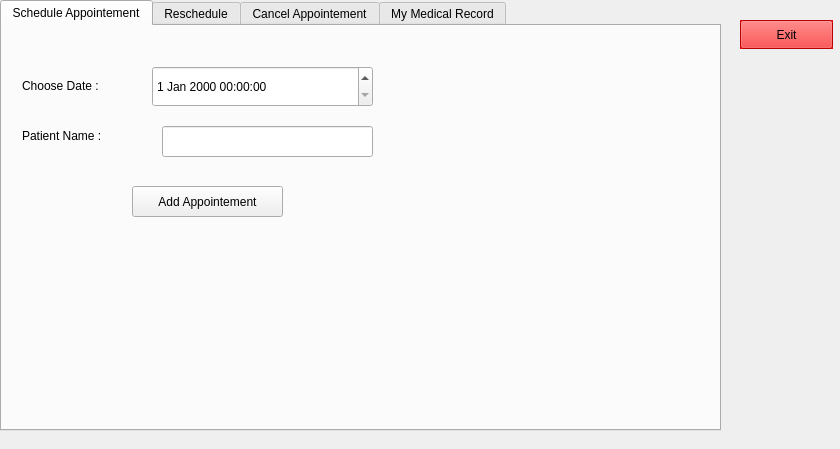
<?xml version="1.0" encoding="UTF-8"?>
<ui version="4.0">
 <class>user</class>
 <widget class="QWidget" name="user">
  <property name="geometry">
   <rect>
    <x>0</x>
    <y>0</y>
    <width>840</width>
    <height>449</height>
   </rect>
  </property>
  <property name="windowTitle">
   <string>Form</string>
  </property>
  <widget class="QLabel" name="bglabel">
   <property name="geometry">
    <rect>
     <x>0</x>
     <y>0</y>
     <width>831</width>
     <height>481</height>
    </rect>
   </property>
   <property name="text">
    <string/>
   </property>
  </widget>
  <widget class="QTabWidget" name="tabWidget">
   <property name="geometry">
    <rect>
     <x>0</x>
     <y>0</y>
     <width>721</width>
     <height>431</height>
    </rect>
   </property>
   <property name="currentIndex">
    <number>0</number>
   </property>
   <widget class="QWidget" name="tab">
    <attribute name="title">
     <string>Schedule Appointement</string>
    </attribute>
    <widget class="QDateTimeEdit" name="dateTimeEdit">
     <property name="geometry">
      <rect>
       <x>150</x>
       <y>40</y>
       <width>221</width>
       <height>41</height>
      </rect>
     </property>
    </widget>
    <widget class="QLabel" name="label">
     <property name="geometry">
      <rect>
       <x>20</x>
       <y>50</y>
       <width>101</width>
       <height>20</height>
      </rect>
     </property>
     <property name="text">
      <string>Choose Date :</string>
     </property>
    </widget>
    <widget class="QLabel" name="label_3">
     <property name="geometry">
      <rect>
       <x>20</x>
       <y>100</y>
       <width>111</width>
       <height>20</height>
      </rect>
     </property>
     <property name="text">
      <string>Patient Name : </string>
     </property>
    </widget>
    <widget class="QLineEdit" name="patientname">
     <property name="geometry">
      <rect>
       <x>160</x>
       <y>100</y>
       <width>211</width>
       <height>31</height>
      </rect>
     </property>
    </widget>
    <widget class="QPushButton" name="addappointementbutton">
     <property name="geometry">
      <rect>
       <x>130</x>
       <y>160</y>
       <width>151</width>
       <height>31</height>
      </rect>
     </property>
     <property name="text">
      <string>Add Appointement</string>
     </property>
    </widget>
   </widget>
   <widget class="QWidget" name="tab_2">
    <attribute name="title">
     <string>Reschedule</string>
    </attribute>
    <widget class="QPushButton" name="resechedulebuttom">
     <property name="geometry">
      <rect>
       <x>150</x>
       <y>150</y>
       <width>151</width>
       <height>31</height>
      </rect>
     </property>
     <property name="text">
      <string>Resechedule</string>
     </property>
    </widget>
    <widget class="QLabel" name="label_4">
     <property name="geometry">
      <rect>
       <x>40</x>
       <y>90</y>
       <width>111</width>
       <height>20</height>
      </rect>
     </property>
     <property name="text">
      <string>Patient Name : </string>
     </property>
    </widget>
    <widget class="QLabel" name="label_5">
     <property name="geometry">
      <rect>
       <x>40</x>
       <y>40</y>
       <width>101</width>
       <height>20</height>
      </rect>
     </property>
     <property name="text">
      <string>Choose Date :</string>
     </property>
    </widget>
    <widget class="QLineEdit" name="patientname2">
     <property name="geometry">
      <rect>
       <x>180</x>
       <y>90</y>
       <width>211</width>
       <height>31</height>
      </rect>
     </property>
     <property name="text">
      <string/>
     </property>
    </widget>
    <widget class="QDateTimeEdit" name="dateTimeEdit_3">
     <property name="geometry">
      <rect>
       <x>170</x>
       <y>30</y>
       <width>221</width>
       <height>41</height>
      </rect>
     </property>
    </widget>
   </widget>
   <widget class="QWidget" name="tab_3">
    <attribute name="title">
     <string>Cancel Appointement</string>
    </attribute>
    <widget class="QPushButton" name="cancelappointementbutton">
     <property name="geometry">
      <rect>
       <x>150</x>
       <y>110</y>
       <width>221</width>
       <height>31</height>
      </rect>
     </property>
     <property name="text">
      <string>Cancel Appointement</string>
     </property>
    </widget>
    <widget class="QLabel" name="label_6">
     <property name="geometry">
      <rect>
       <x>50</x>
       <y>50</y>
       <width>111</width>
       <height>20</height>
      </rect>
     </property>
     <property name="text">
      <string>Patient Name : </string>
     </property>
    </widget>
    <widget class="QLineEdit" name="patientname3">
     <property name="geometry">
      <rect>
       <x>180</x>
       <y>50</y>
       <width>211</width>
       <height>31</height>
      </rect>
     </property>
    </widget>
   </widget>
   <widget class="QWidget" name="tab_4">
    <attribute name="title">
     <string>My Medical Record</string>
    </attribute>
    <widget class="QLineEdit" name="patientname4">
     <property name="geometry">
      <rect>
       <x>180</x>
       <y>30</y>
       <width>211</width>
       <height>31</height>
      </rect>
     </property>
     <property name="text">
      <string/>
     </property>
    </widget>
    <widget class="QLabel" name="label_7">
     <property name="geometry">
      <rect>
       <x>50</x>
       <y>30</y>
       <width>111</width>
       <height>20</height>
      </rect>
     </property>
     <property name="text">
      <string>Patient Name : </string>
     </property>
    </widget>
    <widget class="QPushButton" name="showrecord">
     <property name="geometry">
      <rect>
       <x>150</x>
       <y>90</y>
       <width>221</width>
       <height>31</height>
      </rect>
     </property>
     <property name="text">
      <string>Show Record</string>
     </property>
    </widget>
    <widget class="QLabel" name="recordlabel">
     <property name="geometry">
      <rect>
       <x>80</x>
       <y>140</y>
       <width>501</width>
       <height>191</height>
      </rect>
     </property>
     <property name="text">
      <string>Record:</string>
     </property>
    </widget>
   </widget>
  </widget>
  <widget class="QPushButton" name="pushButton">
   <property name="geometry">
    <rect>
     <x>740</x>
     <y>20</y>
     <width>93</width>
     <height>29</height>
    </rect>
   </property>
   <property name="palette">
    <palette>
     <active>
      <colorrole role="WindowText">
       <brush brushstyle="SolidPattern">
        <color alpha="255">
         <red>0</red>
         <green>0</green>
         <blue>0</blue>
        </color>
       </brush>
      </colorrole>
      <colorrole role="Button">
       <brush brushstyle="SolidPattern">
        <color alpha="255">
         <red>255</red>
         <green>0</green>
         <blue>0</blue>
        </color>
       </brush>
      </colorrole>
      <colorrole role="Light">
       <brush brushstyle="SolidPattern">
        <color alpha="255">
         <red>255</red>
         <green>127</green>
         <blue>127</blue>
        </color>
       </brush>
      </colorrole>
      <colorrole role="Midlight">
       <brush brushstyle="SolidPattern">
        <color alpha="255">
         <red>255</red>
         <green>63</green>
         <blue>63</blue>
        </color>
       </brush>
      </colorrole>
      <colorrole role="Dark">
       <brush brushstyle="SolidPattern">
        <color alpha="255">
         <red>127</red>
         <green>0</green>
         <blue>0</blue>
        </color>
       </brush>
      </colorrole>
      <colorrole role="Mid">
       <brush brushstyle="SolidPattern">
        <color alpha="255">
         <red>170</red>
         <green>0</green>
         <blue>0</blue>
        </color>
       </brush>
      </colorrole>
      <colorrole role="Text">
       <brush brushstyle="SolidPattern">
        <color alpha="255">
         <red>0</red>
         <green>0</green>
         <blue>0</blue>
        </color>
       </brush>
      </colorrole>
      <colorrole role="BrightText">
       <brush brushstyle="SolidPattern">
        <color alpha="255">
         <red>255</red>
         <green>255</green>
         <blue>255</blue>
        </color>
       </brush>
      </colorrole>
      <colorrole role="ButtonText">
       <brush brushstyle="SolidPattern">
        <color alpha="255">
         <red>0</red>
         <green>0</green>
         <blue>0</blue>
        </color>
       </brush>
      </colorrole>
      <colorrole role="Base">
       <brush brushstyle="SolidPattern">
        <color alpha="255">
         <red>255</red>
         <green>255</green>
         <blue>255</blue>
        </color>
       </brush>
      </colorrole>
      <colorrole role="Window">
       <brush brushstyle="SolidPattern">
        <color alpha="255">
         <red>255</red>
         <green>0</green>
         <blue>0</blue>
        </color>
       </brush>
      </colorrole>
      <colorrole role="Shadow">
       <brush brushstyle="SolidPattern">
        <color alpha="255">
         <red>0</red>
         <green>0</green>
         <blue>0</blue>
        </color>
       </brush>
      </colorrole>
      <colorrole role="AlternateBase">
       <brush brushstyle="SolidPattern">
        <color alpha="255">
         <red>255</red>
         <green>127</green>
         <blue>127</blue>
        </color>
       </brush>
      </colorrole>
      <colorrole role="ToolTipBase">
       <brush brushstyle="SolidPattern">
        <color alpha="255">
         <red>255</red>
         <green>255</green>
         <blue>220</blue>
        </color>
       </brush>
      </colorrole>
      <colorrole role="ToolTipText">
       <brush brushstyle="SolidPattern">
        <color alpha="255">
         <red>0</red>
         <green>0</green>
         <blue>0</blue>
        </color>
       </brush>
      </colorrole>
      <colorrole role="PlaceholderText">
       <brush brushstyle="SolidPattern">
        <color alpha="127">
         <red>0</red>
         <green>0</green>
         <blue>0</blue>
        </color>
       </brush>
      </colorrole>
      <colorrole role="Accent">
       <brush brushstyle="SolidPattern">
        <color alpha="255">
         <red>255</red>
         <green>255</green>
         <blue>255</blue>
        </color>
       </brush>
      </colorrole>
     </active>
     <inactive>
      <colorrole role="WindowText">
       <brush brushstyle="SolidPattern">
        <color alpha="255">
         <red>0</red>
         <green>0</green>
         <blue>0</blue>
        </color>
       </brush>
      </colorrole>
      <colorrole role="Button">
       <brush brushstyle="SolidPattern">
        <color alpha="255">
         <red>255</red>
         <green>0</green>
         <blue>0</blue>
        </color>
       </brush>
      </colorrole>
      <colorrole role="Light">
       <brush brushstyle="SolidPattern">
        <color alpha="255">
         <red>255</red>
         <green>127</green>
         <blue>127</blue>
        </color>
       </brush>
      </colorrole>
      <colorrole role="Midlight">
       <brush brushstyle="SolidPattern">
        <color alpha="255">
         <red>255</red>
         <green>63</green>
         <blue>63</blue>
        </color>
       </brush>
      </colorrole>
      <colorrole role="Dark">
       <brush brushstyle="SolidPattern">
        <color alpha="255">
         <red>127</red>
         <green>0</green>
         <blue>0</blue>
        </color>
       </brush>
      </colorrole>
      <colorrole role="Mid">
       <brush brushstyle="SolidPattern">
        <color alpha="255">
         <red>170</red>
         <green>0</green>
         <blue>0</blue>
        </color>
       </brush>
      </colorrole>
      <colorrole role="Text">
       <brush brushstyle="SolidPattern">
        <color alpha="255">
         <red>0</red>
         <green>0</green>
         <blue>0</blue>
        </color>
       </brush>
      </colorrole>
      <colorrole role="BrightText">
       <brush brushstyle="SolidPattern">
        <color alpha="255">
         <red>255</red>
         <green>255</green>
         <blue>255</blue>
        </color>
       </brush>
      </colorrole>
      <colorrole role="ButtonText">
       <brush brushstyle="SolidPattern">
        <color alpha="255">
         <red>0</red>
         <green>0</green>
         <blue>0</blue>
        </color>
       </brush>
      </colorrole>
      <colorrole role="Base">
       <brush brushstyle="SolidPattern">
        <color alpha="255">
         <red>255</red>
         <green>255</green>
         <blue>255</blue>
        </color>
       </brush>
      </colorrole>
      <colorrole role="Window">
       <brush brushstyle="SolidPattern">
        <color alpha="255">
         <red>255</red>
         <green>0</green>
         <blue>0</blue>
        </color>
       </brush>
      </colorrole>
      <colorrole role="Shadow">
       <brush brushstyle="SolidPattern">
        <color alpha="255">
         <red>0</red>
         <green>0</green>
         <blue>0</blue>
        </color>
       </brush>
      </colorrole>
      <colorrole role="AlternateBase">
       <brush brushstyle="SolidPattern">
        <color alpha="255">
         <red>255</red>
         <green>127</green>
         <blue>127</blue>
        </color>
       </brush>
      </colorrole>
      <colorrole role="ToolTipBase">
       <brush brushstyle="SolidPattern">
        <color alpha="255">
         <red>255</red>
         <green>255</green>
         <blue>220</blue>
        </color>
       </brush>
      </colorrole>
      <colorrole role="ToolTipText">
       <brush brushstyle="SolidPattern">
        <color alpha="255">
         <red>0</red>
         <green>0</green>
         <blue>0</blue>
        </color>
       </brush>
      </colorrole>
      <colorrole role="PlaceholderText">
       <brush brushstyle="SolidPattern">
        <color alpha="127">
         <red>0</red>
         <green>0</green>
         <blue>0</blue>
        </color>
       </brush>
      </colorrole>
      <colorrole role="Accent">
       <brush brushstyle="SolidPattern">
        <color alpha="255">
         <red>255</red>
         <green>255</green>
         <blue>255</blue>
        </color>
       </brush>
      </colorrole>
     </inactive>
     <disabled>
      <colorrole role="WindowText">
       <brush brushstyle="SolidPattern">
        <color alpha="255">
         <red>127</red>
         <green>0</green>
         <blue>0</blue>
        </color>
       </brush>
      </colorrole>
      <colorrole role="Button">
       <brush brushstyle="SolidPattern">
        <color alpha="255">
         <red>255</red>
         <green>0</green>
         <blue>0</blue>
        </color>
       </brush>
      </colorrole>
      <colorrole role="Light">
       <brush brushstyle="SolidPattern">
        <color alpha="255">
         <red>255</red>
         <green>127</green>
         <blue>127</blue>
        </color>
       </brush>
      </colorrole>
      <colorrole role="Midlight">
       <brush brushstyle="SolidPattern">
        <color alpha="255">
         <red>255</red>
         <green>63</green>
         <blue>63</blue>
        </color>
       </brush>
      </colorrole>
      <colorrole role="Dark">
       <brush brushstyle="SolidPattern">
        <color alpha="255">
         <red>127</red>
         <green>0</green>
         <blue>0</blue>
        </color>
       </brush>
      </colorrole>
      <colorrole role="Mid">
       <brush brushstyle="SolidPattern">
        <color alpha="255">
         <red>170</red>
         <green>0</green>
         <blue>0</blue>
        </color>
       </brush>
      </colorrole>
      <colorrole role="Text">
       <brush brushstyle="SolidPattern">
        <color alpha="255">
         <red>127</red>
         <green>0</green>
         <blue>0</blue>
        </color>
       </brush>
      </colorrole>
      <colorrole role="BrightText">
       <brush brushstyle="SolidPattern">
        <color alpha="255">
         <red>255</red>
         <green>255</green>
         <blue>255</blue>
        </color>
       </brush>
      </colorrole>
      <colorrole role="ButtonText">
       <brush brushstyle="SolidPattern">
        <color alpha="255">
         <red>127</red>
         <green>0</green>
         <blue>0</blue>
        </color>
       </brush>
      </colorrole>
      <colorrole role="Base">
       <brush brushstyle="SolidPattern">
        <color alpha="255">
         <red>255</red>
         <green>0</green>
         <blue>0</blue>
        </color>
       </brush>
      </colorrole>
      <colorrole role="Window">
       <brush brushstyle="SolidPattern">
        <color alpha="255">
         <red>255</red>
         <green>0</green>
         <blue>0</blue>
        </color>
       </brush>
      </colorrole>
      <colorrole role="Shadow">
       <brush brushstyle="SolidPattern">
        <color alpha="255">
         <red>0</red>
         <green>0</green>
         <blue>0</blue>
        </color>
       </brush>
      </colorrole>
      <colorrole role="AlternateBase">
       <brush brushstyle="SolidPattern">
        <color alpha="255">
         <red>255</red>
         <green>0</green>
         <blue>0</blue>
        </color>
       </brush>
      </colorrole>
      <colorrole role="ToolTipBase">
       <brush brushstyle="SolidPattern">
        <color alpha="255">
         <red>255</red>
         <green>255</green>
         <blue>220</blue>
        </color>
       </brush>
      </colorrole>
      <colorrole role="ToolTipText">
       <brush brushstyle="SolidPattern">
        <color alpha="255">
         <red>0</red>
         <green>0</green>
         <blue>0</blue>
        </color>
       </brush>
      </colorrole>
      <colorrole role="PlaceholderText">
       <brush brushstyle="SolidPattern">
        <color alpha="127">
         <red>127</red>
         <green>0</green>
         <blue>0</blue>
        </color>
       </brush>
      </colorrole>
      <colorrole role="Accent">
       <brush brushstyle="SolidPattern">
        <color alpha="255">
         <red>255</red>
         <green>76</green>
         <blue>76</blue>
        </color>
       </brush>
      </colorrole>
     </disabled>
    </palette>
   </property>
   <property name="autoFillBackground">
    <bool>true</bool>
   </property>
   <property name="text">
    <string>Exit</string>
   </property>
   <property name="icon">
    <iconset theme="application-exit"/>
   </property>
   <property name="checkable">
    <bool>false</bool>
   </property>
   <property name="autoDefault">
    <bool>false</bool>
   </property>
   <property name="default">
    <bool>false</bool>
   </property>
   <property name="flat">
    <bool>false</bool>
   </property>
  </widget>
 </widget>
 <resources/>
 <connections/>
</ui>
